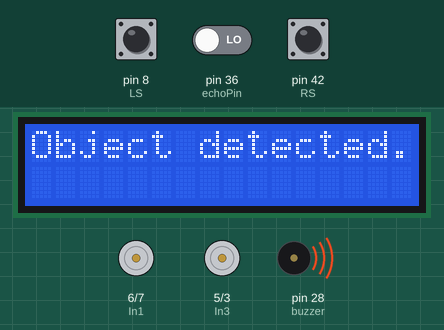
Recording of a sketch running on a simulated Arduino Mega 2560, built with avr-gcc and run on an emulated ATmega2560. Parts: 16×2 character LCD, motor-driver pin pairs drawn as motors (green arrow = first pin HIGH = forward, orange = second pin HIGH = backward, longer = more drive, scaled by the enable pin), buzzer (waves = sounding, pin HIGH). The inputs (shaded band) are chosen by the test bench; at power-on: pin 8 (LS) HIGH, pin 36 (echoPin) LOW, pin 42 (RS) HIGH. Random numbers use the default seed unless the sketch sets one; pins used as bus, display or sensor lines are not drawn; what the sketch prints to the serial monitor is not drawn.

Above: at 1.1 s.
At 5.1 s:
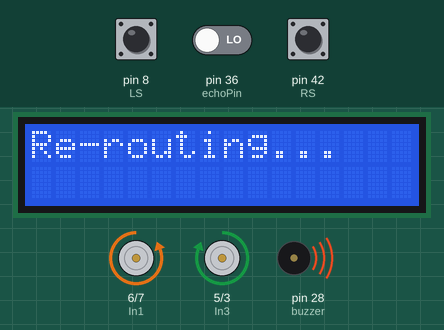
At 9.06 s:
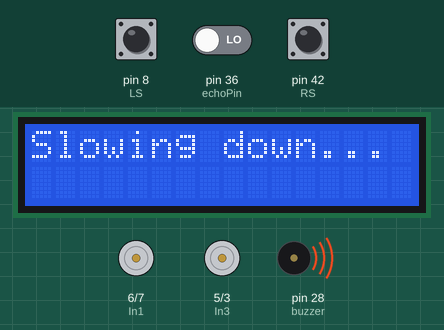
At 20.8 s:
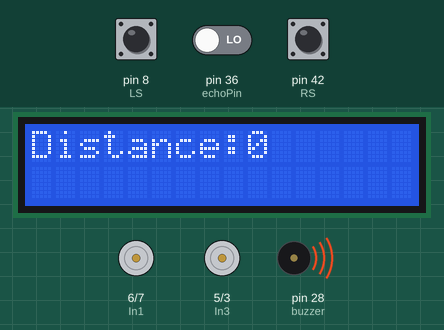
At 30.47 s:
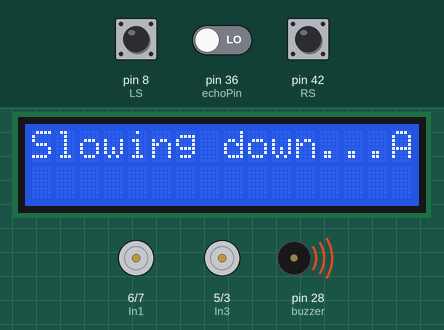
At 38.7 s:
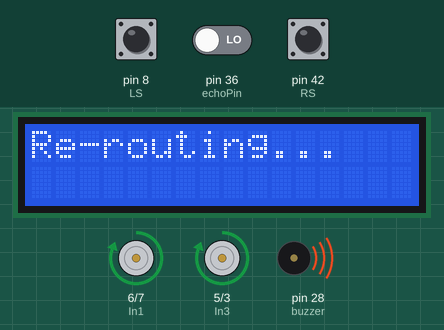
Timing chart, 0 to 40.0 s (numbered marks = the images above):
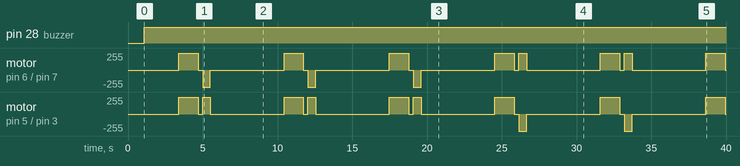

Measured:
- by itself, pin 28 (buzzer): LOW → HIGH at 1.1 s
- by itself, motor on pin 5 (In3) / pin 3 (In4): stopped → forward 255/255 at 3.4 s, → stopped 1.3 s later, → forward 255/255 0.30 s later, → stopped 0.52 s later, … (22 changes in this stretch)
- by itself, motor on pin 6 (In1) / pin 7 (In2): stopped → forward 255/255 at 3.4 s, → stopped 1.3 s later, → backward 255/255 0.30 s later, → stopped 0.52 s later, … (22 changes in this stretch)
- what the display in image 0 shows lasts 0.5 s, from 1.1 s to 1.6 s

The sketch:

Robot_Auto_Drive_Mode.ino
```cpp
#include <LiquidCrystal_I2C.h>

/*modes:
 * Autopilot - Green -> 0x873F3D2
*/


LiquidCrystal_I2C lcd(0x27, 16, 2);

int trigPin = 40;
int echoPin = 36;

int buzzer = 28;

int RS = 42;
int LS = 8;
int back_RS = 32;
int back_LS = 34;

int In1 = 6;
int In2 = 7;
int In3 = 5;
int In4 = 3;

int enA = 30;
int enB = 32;

boolean right_sensor_value;
boolean left_sensor_value;
boolean back_right_sensor_value;
boolean back_left_sensor_value;


String RS_VAL = "RIGHT IR SENSOR";
String LS_VAL = "LEFT IR SENSOR";
String BACK_RS_VAL = "BACK RIGHT IR SENSOR";
String BACK_LS_VAL = "BACK LEFT IR SENSOR";


void setup() {
    Serial.begin(9600);
    lcd.begin(16,2);

   lcd.setCursor(0,0);

    pinMode(trigPin,OUTPUT);
    pinMode(echoPin,INPUT);

    pinMode(buzzer, OUTPUT);

    pinMode(In1, OUTPUT);
    pinMode(In2, OUTPUT);
    pinMode(In3, OUTPUT);
    pinMode(In4, OUTPUT);

    pinMode(enA, OUTPUT);
    pinMode(enB, OUTPUT);

    pinMode(RS, INPUT);
    pinMode(LS, INPUT);

    digitalWrite(enA,HIGH);
    digitalWrite(enB,HIGH);

}

void loop() {
  right_sensor_value = digitalRead(RS);
  left_sensor_value = digitalRead(LS);

  Serial.println(RS_VAL);
  Serial.println(right_sensor_value);
  Serial.println(LS_VAL);
  Serial.println(left_sensor_value);

  autoPilotMode(trigPin, echoPin);
}

int autoPilotMode(int trigPin, int echoPin){
  digitalWrite(trigPin,LOW);
  delay(2);
  digitalWrite(trigPin,HIGH);
  delay(10);
  digitalWrite(trigPin,LOW);

  int duration=pulseIn(echoPin,HIGH);
  int distance= duration*0.017;


  if(distance > 50 && right_sensor_value == 0 &&  left_sensor_value == 0){
   goForward();
  }
  else{
   lcd.print("Object detected.....");
    justStop();
    beep();
   lcd.clear();
   delay(200);
   lcd.print("Slowing down...");
   delay(300);
   lcd.print("Auto Braking...");
   delay(200);
   lcd.clear();
    delay(1000);
   lcd.clear();
   lcd.print("Re-routing...");
    goBackward();

   delay(1000);
   lcd.clear();
    delay(300);
    justStop();
    delay(300);

    if(random(0, 2) == 0) {
      goLeft();
    } else {
      goRight();
    }
   lcd.clear();
   lcd.print("Re-routing...");
    delay(500);
   lcd.clear();
    justStop();
    delay(1000);
  }

  delay(100);
  String indicator="Distance:";
  Serial.println(indicator);
  Serial.println(distance);

 lcd.print(indicator);
 lcd.print(distance);
 delay(500);
 lcd.clear();

  return distance;
  }

/* Wheel Drive Functions */
void goForward() {
  digitalWrite(In1, LOW);
  digitalWrite(In2, HIGH);
  digitalWrite(In3, LOW);
  digitalWrite(In4, HIGH);
}
void goBackward() {
  digitalWrite(In1, HIGH);
  digitalWrite(In2, LOW);
  digitalWrite(In3, HIGH);
  digitalWrite(In4, LOW);
}
void justStop() {
  digitalWrite(In1, LOW);
  digitalWrite(In2, LOW);
  digitalWrite(In3, LOW);
  digitalWrite(In4, LOW);
}
void goRight() {
  digitalWrite(In1, LOW);
  digitalWrite(In2, HIGH);
  digitalWrite(In3, HIGH);
  digitalWrite(In4, LOW);
}
void goLeft() {
  digitalWrite(In1, HIGH);
  digitalWrite(In2, LOW);
  digitalWrite(In3, LOW);
  digitalWrite(In4, HIGH);
}

//Object Detection Warning beeps
void beep(){
    for(int i=0; i<6; i++){
        digitalWrite(buzzer, HIGH);
        delay(90);
    }
}

//reverse beeps
void reverseBeeps(){
    for(int i = 0; i < 6; i++){
        digitalWrite(buzzer, HIGH);
        delay(200);
    }
}
```
